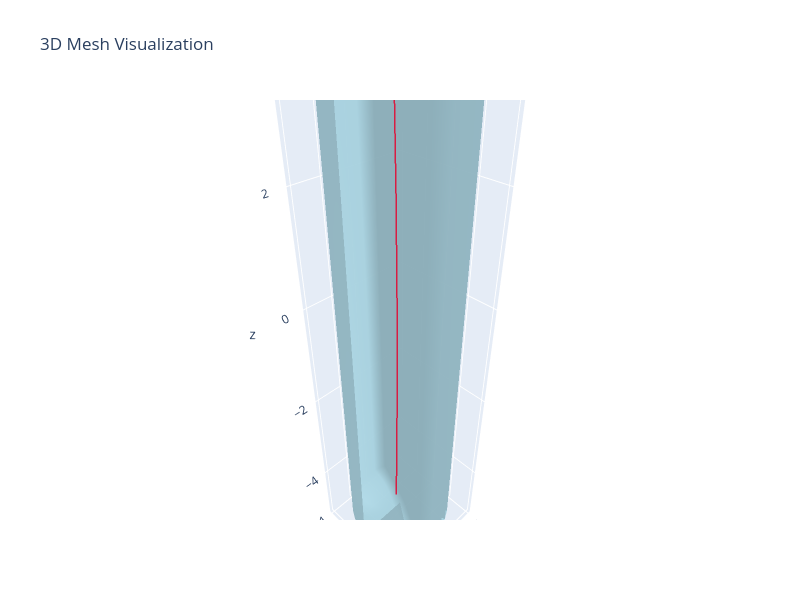

Notebook code for this chart:
### Markdown cell above
### Analyze Results

### Code cell
mm = MeshManager(mesh)
mm.visualize_mesh_3d(polylines=optimized_skeleton)
